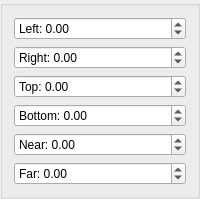
          <widget class="QGroupBox" name="groupBoxCameraPlanes">
           <property name="title">
            <string/>
           </property>
           <layout class="QVBoxLayout" name="verticalLayout_6">
            <item>
             <widget class="QDoubleSpinBox" name="doubleSpinBoxLeftClip">
              <property name="prefix">
               <string>Left: </string>
              </property>
              <property name="minimum">
               <double>-1000.000000000000000</double>
              </property>
              <property name="maximum">
               <double>1000.000000000000000</double>
              </property>
             </widget>
            </item>
            <item>
             <widget class="QDoubleSpinBox" name="doubleSpinBoxRightClip">
              <property name="prefix">
               <string>Right: </string>
              </property>
              <property name="minimum">
               <double>-1000.000000000000000</double>
              </property>
              <property name="maximum">
               <double>1000.000000000000000</double>
              </property>
             </widget>
            </item>
            <item>
             <widget class="QDoubleSpinBox" name="doubleSpinBoxTopClip">
              <property name="prefix">
               <string>Top: </string>
              </property>
              <property name="minimum">
               <double>-1000.000000000000000</double>
              </property>
              <property name="maximum">
               <double>1000.000000000000000</double>
              </property>
             </widget>
            </item>
            <item>
             <widget class="QDoubleSpinBox" name="doubleSpinBoxBottomClip">
              <property name="prefix">
               <string>Bottom: </string>
              </property>
              <property name="minimum">
               <double>-1000.000000000000000</double>
              </property>
              <property name="maximum">
               <double>1000.000000000000000</double>
              </property>
             </widget>
            </item>
            <item>
             <widget class="QDoubleSpinBox" name="doubleSpinBoxNearClip">
              <property name="prefix">
               <string>Near: </string>
              </property>
              <property name="minimum">
               <double>-1000.000000000000000</double>
              </property>
              <property name="maximum">
               <double>1000.000000000000000</double>
              </property>
             </widget>
            </item>
            <item>
             <widget class="QDoubleSpinBox" name="doubleSpinBoxFarClip">
              <property name="prefix">
               <string>Far: </string>
              </property>
              <property name="minimum">
               <double>-1000.000000000000000</double>
              </property>
              <property name="maximum">
               <double>1000.000000000000000</double>
              </property>
             </widget>
            </item>
           </layout>
          </widget>
